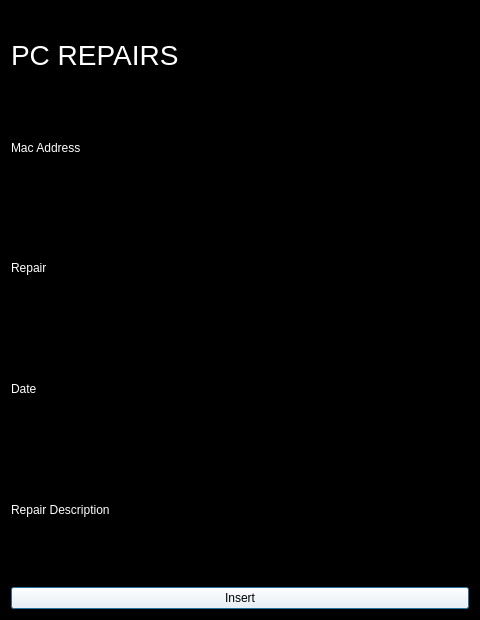
<?xml version="1.0" encoding="UTF-8"?>
<ui version="4.0">
 <class>Dialog</class>
 <widget class="QDialog" name="Dialog">
  <property name="geometry">
   <rect>
    <x>0</x>
    <y>0</y>
    <width>480</width>
    <height>620</height>
   </rect>
  </property>
  <property name="windowTitle">
   <string>Dialog</string>
  </property>
  <property name="styleSheet">
   <string notr="true">background-color: black;
color: white;</string>
  </property>
  <layout class="QVBoxLayout" name="verticalLayout">
   <item>
    <widget class="QLabel" name="label">
     <property name="styleSheet">
      <string notr="true">color : white;
font-size : 28px;</string>
     </property>
     <property name="text">
      <string>PC REPAIRS</string>
     </property>
    </widget>
   </item>
   <item>
    <widget class="QLabel" name="macAddress">
     <property name="styleSheet">
      <string notr="true">color:white;</string>
     </property>
     <property name="text">
      <string>Mac Address</string>
     </property>
    </widget>
   </item>
   <item>
    <widget class="QLineEdit" name="macAddressLine"/>
   </item>
   <item>
    <widget class="QLabel" name="label_3">
     <property name="styleSheet">
      <string notr="true">color:white;</string>
     </property>
     <property name="text">
      <string>Repair</string>
     </property>
    </widget>
   </item>
   <item>
    <widget class="QLineEdit" name="repair_line"/>
   </item>
   <item>
    <widget class="QLabel" name="label_4">
     <property name="styleSheet">
      <string notr="true">color:white;</string>
     </property>
     <property name="text">
      <string>Date</string>
     </property>
    </widget>
   </item>
   <item>
    <widget class="QLineEdit" name="date_line"/>
   </item>
   <item>
    <widget class="QLabel" name="label_5">
     <property name="styleSheet">
      <string notr="true">color:white;</string>
     </property>
     <property name="text">
      <string>Repair Description</string>
     </property>
    </widget>
   </item>
   <item>
    <widget class="QLineEdit" name="repair_description_line"/>
   </item>
   <item>
    <widget class="QPushButton" name="inster_btn">
     <property name="styleSheet">
      <string notr="true">background-color: white;
color : black;
</string>
     </property>
     <property name="text">
      <string>Insert</string>
     </property>
    </widget>
   </item>
  </layout>
 </widget>
 <resources/>
 <connections/>
</ui>
